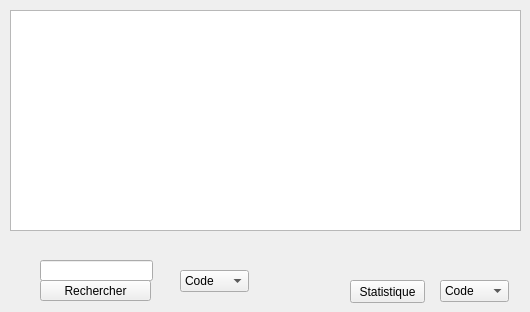
      <widget class="QWidget" name="tab_7">
       <attribute name="title">
        <string>Afficher taux</string>
       </attribute>
       <widget class="QTableView" name="tabproduit">
        <property name="geometry">
         <rect>
          <x>10</x>
          <y>10</y>
          <width>511</width>
          <height>221</height>
         </rect>
        </property>
       </widget>
       <widget class="QPushButton" name="stat">
        <property name="geometry">
         <rect>
          <x>350</x>
          <y>280</y>
          <width>75</width>
          <height>23</height>
         </rect>
        </property>
        <property name="text">
         <string>Statistique</string>
        </property>
       </widget>
       <widget class="QLineEdit" name="lineEdit_11">
        <property name="geometry">
         <rect>
          <x>40</x>
          <y>260</y>
          <width>113</width>
          <height>21</height>
         </rect>
        </property>
       </widget>
       <widget class="QPushButton" name="recher2">
        <property name="geometry">
         <rect>
          <x>40</x>
          <y>280</y>
          <width>111</width>
          <height>21</height>
         </rect>
        </property>
        <property name="text">
         <string>Rechercher</string>
        </property>
       </widget>
       <widget class="QComboBox" name="comboBox">
        <property name="geometry">
         <rect>
          <x>440</x>
          <y>280</y>
          <width>69</width>
          <height>22</height>
         </rect>
        </property>
        <item>
         <property name="text">
          <string>Code</string>
         </property>
        </item>
        <item>
         <property name="text">
          <string>Prix</string>
         </property>
        </item>
        <item>
         <property name="text">
          <string>Nombre</string>
         </property>
        </item>
       </widget>
       <widget class="QComboBox" name="comboBox_4">
        <property name="geometry">
         <rect>
          <x>180</x>
          <y>270</y>
          <width>69</width>
          <height>22</height>
         </rect>
        </property>
        <item>
         <property name="text">
          <string>Code</string>
         </property>
        </item>
        <item>
         <property name="text">
          <string>Prix</string>
         </property>
        </item>
        <item>
         <property name="text">
          <string>Nombre</string>
         </property>
        </item>
       </widget>
      </widget>
